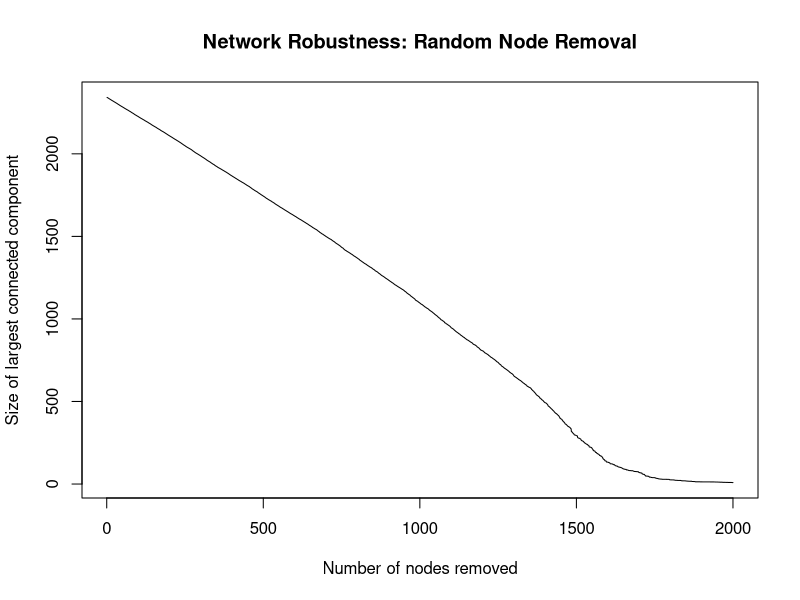

Here is the R script that generated this plot:
# Perform the same operation as the one from the previous exercise,
# but for the network at http://www.networkatlas.eu/exercises/
# 22/2/data.txt. Can you tell which is the network with a power
# law degree distribution and which is the Gn,p network?

library(here)
library(igraph)

# Reading the edge list and building the graph
edge_list <- read.table("data.txt", header=FALSE)
colnames(edge_list) <- c("from", "to")

edge_list[] <- lapply(edge_list, as.character)

g <- graph_from_edgelist(as.matrix(edge_list), directed = FALSE)

# Solution 

num_remove <- 2000
num_runs <- 10
lcc_sizes <- matrix(NA, nrow = num_remove, ncol = num_runs)

set.seed(42)
for(run in 1:num_runs) {
  g_temp <- g
  nodes <- V(g_temp)$name
  nodes_to_remove <- sample(nodes, num_remove)
  for(i in 1:num_remove) {
    g_temp <- delete_vertices(g_temp, nodes_to_remove[i])
    cl <- components(g_temp)
    lcc_sizes[i, run] <- if (vcount(g_temp) > 0) max(cl$csize) else 0
  }
}

avg_lcc <- rowMeans(lcc_sizes)

# Plotting the results
plot(1:num_remove, avg_lcc, type = "l",
     xlab = "Number of nodes removed",
     ylab = "Size of largest connected component",
     main = "Network Robustness: Random Node Removal")